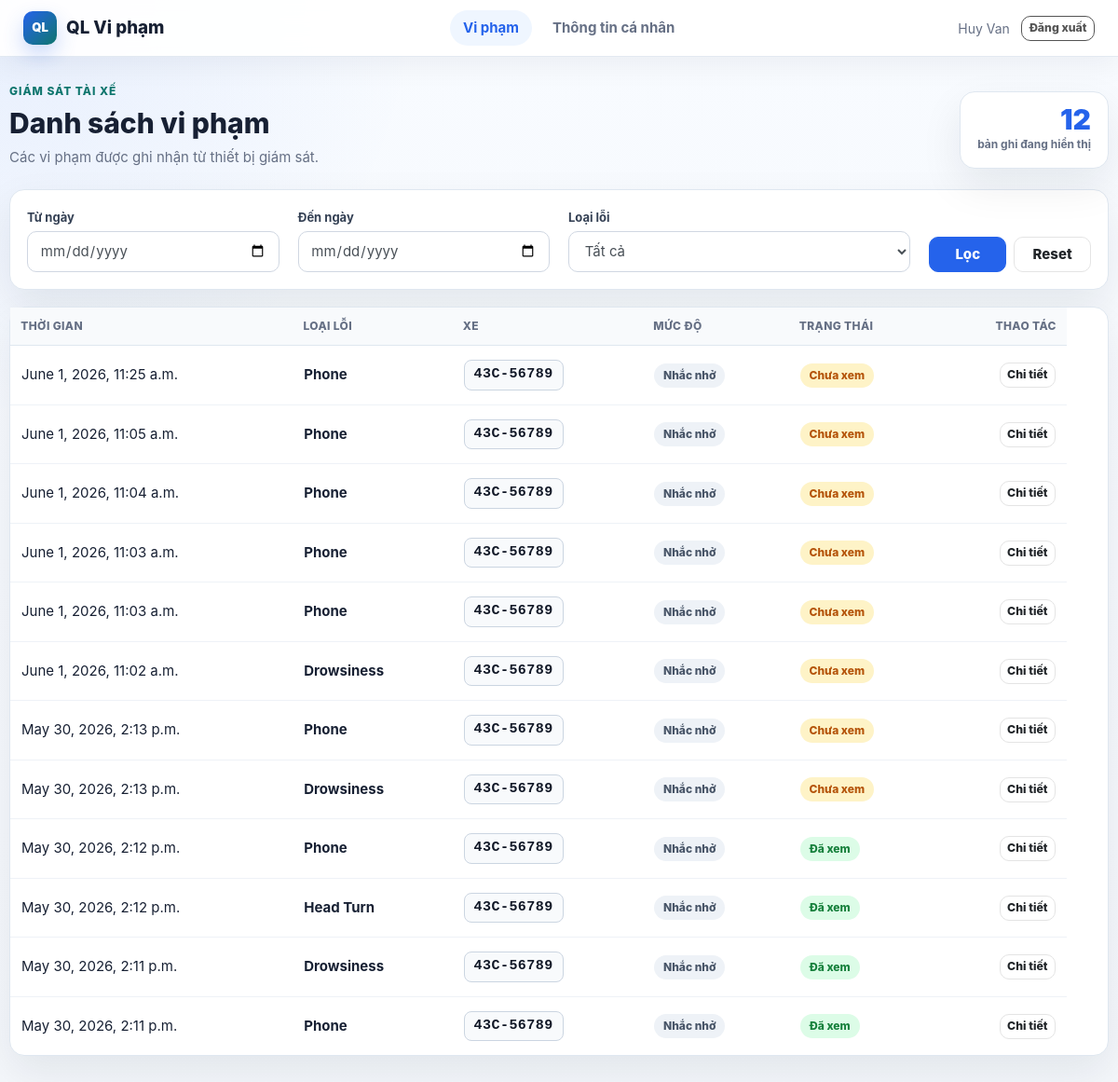
The page /violations/list/ (signed in) on the database its author committed.
### accounts/models.py (models this page shows, shortened)
class Account(AbstractBaseUser):
    first_name = models.CharField(max_length=50)
    last_name = models.CharField(max_length=50)
    username = models.CharField(max_length=50, unique=True)
    email = models.EmailField(max_length=100, unique=True)
    phone_number = models.CharField(max_length=15, blank=True)
    card_uid = models.CharField(max_length=50, unique=True, null=True, blank=True)
    date_joined = models.DateTimeField(auto_now_add=True)
    last_login = models.DateTimeField(auto_now=True)
    is_admin = models.BooleanField(default=False)
    is_staff = models.BooleanField(default=False)
    is_active = models.BooleanField(default=True)
    is_superadmin = models.BooleanField(default=False)
    USERNAME_FIELD = 'email'
    REQUIRED_FIELDS = ['username', 'first_name', 'last_name']
    objects = MyAccountManager()
    def get_full_name(self):
        return f"{self.first_name} {self.last_name}"

### violations/models.py (models this page shows, shortened)
class Violation(models.Model):
    STATUS_CHOICES = [
        ('pending', 'Pending'),
        ('confirmed', 'Confirmed'),
        ('dismissed', 'Dismissed'),
        ('appealed', 'Appealed'),
    ]
    category = models.ForeignKey(Category, on_delete=models.CASCADE)
    reporter = models.ForeignKey(Account, on_delete=models.CASCADE)
    vehicle = models.ForeignKey(Vehicle, on_delete=models.CASCADE)
    title = models.CharField(max_length=200, default="Violation Report")
    description = models.TextField()
    reported_at = models.DateTimeField(auto_now_add=True)
    image = models.ImageField(upload_to='violations/', null=True, blank=True)
    video = models.FileField(upload_to='violations/videos/', null=True, blank=True)
    viewed = models.BooleanField(default=False)
    status = models.CharField(max_length=20, choices=STATUS_CHOICES, default='pending')
    class Meta:
        verbose_name = "Violation"
        verbose_name_plural = "Violations"
        ordering = ['-reported_at']

### categories/models.py (models this page shows, shortened)
class Category(models.Model):
    name = models.CharField(max_length=100)
    description = models.TextField(blank=True, null=True)
    severality_level = models.IntegerField(default=1)
    is_active = models.BooleanField(default=True)
    created_at = models.DateTimeField(auto_now_add=True)
    class Meta:
        verbose_name = "Category"
        verbose_name_plural = "Categories"
        ordering = ['name']

### vehicles/models.py (models this page shows, shortened)
class Vehicle(models.Model):
    license_plate = models.CharField(max_length=20, unique=True)
    model = models.CharField(max_length=100)
    registration_date = models.DateField()

### violations/views.py (the view)
# urls.py: path('list/', views.violation_list, name='violation_list'),
@login_required
def violation_list(request):
    qs = Violation.objects.filter(reporter=request.user).select_related(
        "category", "vehicle", "reporter"
    ).order_by("-reported_at")
    from_date_str = request.GET.get("from_date", "").strip()
    to_date_str = request.GET.get("to_date", "").strip()
    selected_category = request.GET.get("category", "").strip()
    from_date = parse_date(from_date_str) if from_date_str else None
    to_date = parse_date(to_date_str) if to_date_str else None
    if from_date:
        qs = qs.filter(reported_at__date__gte=from_date)
    if to_date:
        qs = qs.filter(reported_at__date__lte=to_date)
    if selected_category:
        qs = qs.filter(category_id=selected_category)
    context = {
        "violations": qs,
        "links": Category.objects.all().order_by("name"),  # danh sách category cho dropdown
        "from_date": from_date_str,
        "to_date": to_date_str,
        "selected_category": selected_category,
    }
    return render(request, "violation_list.html", context)

### categories/context_processors.py (called while the page is built)
def menu_links(request):
    links = Category.objects.all()
    return dict(links=links)

### templates/violation_list.html (shortened to what this page needs)
{% extends "base.html" %}
{% block content %}
<section class="page-heading">
  <div>
    <p class="eyebrow">Giám sát tài xế</p>
    <h1>Danh sách vi phạm</h1>
    <p>Các vi phạm được ghi nhận từ thiết bị giám sát.</p>
  </div>
  <div class="heading-stat">
    <span>{{ violations|length }}</span>
    <small>bản ghi đang hiển thị</small>
  </div>
</section>
<section class="filter-panel">
  <form method="get" class="row align-items-end">
    <div class="col-md-3">
      <label class="form-label">Từ ngày</label>
      <input
        type="date"
        class="form-control"
        name="from_date"
        value="{{ from_date|default:'' }}"
      />
    </div>
    <div class="col-md-3">
      <label class="form-label">Đến ngày</label>
      <input
        type="date"
        class="form-control"
        name="to_date"
        value="{{ to_date|default:'' }}"
      />
    </div>
    <div class="col-md-4">
      <label class="form-label">Loại lỗi</label>
      <select class="form-control" name="category">
        <option value="">Tất cả</option>
      </select>
    </div>
    <div class="col-md-2 filter-actions">
      <button class="btn btn-primary" type="submit">Lọc</button>
      <a class="btn btn-light" href="{% url 'violation_list' %}">Reset</a>
    </div>
  </form>
</section>
<section class="data-card">
  <div class="table-responsive">
    <table class="table app-table mb-0">
      <thead>
        <tr>
          <th>Thời gian</th>
          <th>Loại lỗi</th>
          <th>Xe</th>
          <th>Mức độ</th>
          <th>Trạng thái</th>
          <th class="text-right">Thao tác</th>
        </tr>
      </thead>
      <tbody>
        {% for violation in violations %}
        <tr>
          <td>{{ violation.reported_at }}</td>
          <td class="font-weight-semibold">{{ violation.category.name }}</td>
          <td>
            <span class="plate-chip">{{ violation.vehicle.license_plate }}</span>
          </td>
          <td>
            <span
              class="status-pill {% if violation.category.severality_level == 2 %}danger{% else %}muted{% endif %}"
            >
              {% if violation.category.severality_level == 2 %}Nghiêm trọng{% else %}Nhắc nhở{% endif %}
            </span>
          </td>
          <td>
            {% if violation.viewed %}
            <span class="status-pill success">Đã xem</span>
            {% else %}
            <span class="status-pill warning">Chưa xem</span>
            {% endif %}
          </td>
          <td class="text-right">
            <a
              class="btn btn-light btn-sm"
              href="{% url 'violation_detail' violation.id %}"
            >
              Chi tiết
            </a>
          </td>
        </tr>
        {% endfor %}
      </tbody>
    </table>
  </div>
</section>
{% endblock %}

### templates/base.html (shortened to what this page needs)
{% load static %}
<!doctype html>
<html lang="vi">
  <head>
    <link rel="stylesheet" href="{% static 'css/bootstrap.css' %}" />
    <link rel="stylesheet" href="{% static 'css/ui.css' %}" />
    <link rel="stylesheet" href="{% static 'css/responsive.css' %}" />
  </head>
  <body class="app-shell">
    <nav class="navbar navbar-expand-lg navbar-light app-navbar">
      <div class="container">
        <a class="navbar-brand app-brand" href="{% url 'violation_list' %}">
          <span class="app-brand-mark">QL</span>
          <span>QL Vi phạm</span>
        </a>
        <div class="collapse navbar-collapse" id="mainNavbar">
          <ul class="navbar-nav mr-auto app-nav-links">
            <li
              class="nav-item {% if request.resolver_match.url_name == 'violation_list' %}active{% endif %}"
            >
              <a class="nav-link" href="{% url 'violation_list' %}">Vi phạm</a>
            </li>
            <li
              class="nav-item {% if request.resolver_match.url_name == 'profile' %}active{% endif %}"
            >
              <a class="nav-link" href="{% url 'profile' %}">Thông tin cá nhân</a>
            </li>
          </ul>
          <div class="app-user-area">
            {% if request.user.is_authenticated %}
            <span class="app-user-name">
              {{ request.user.get_full_name|default:request.user.email }}
            </span>
            <a class="btn btn-outline-secondary btn-sm" href="{% url 'logout' %}">
              Đăng xuất
            </a>
            {% else %}
            <a class="btn btn-primary btn-sm" href="{% url 'login' %}">
              Đăng nhập
            </a>
            {% endif %}
          </div>
        </div>
      </div>
    </nav>
    <main class="container app-main">
      {% block content %}{% endblock %}
    </main>
  </body>
</html>

### rows shown on the page
Account: user.get_full_name "Huy Van"
Violation: reported_at "June 1, 2026, 11:25 a.m.", category.name "Phone", vehicle.license_plate "43C-56789", shows "Nhắc nhở", viewed "Chưa xem"
Violation: reported_at "June 1, 2026, 11:05 a.m.", category.name "Phone", vehicle.license_plate "43C-56789", shows "Nhắc nhở", viewed "Chưa xem"
Violation: reported_at "June 1, 2026, 11:04 a.m.", category.name "Phone", vehicle.license_plate "43C-56789", shows "Nhắc nhở", viewed "Chưa xem"
Violation: reported_at "June 1, 2026, 11:03 a.m.", category.name "Phone", vehicle.license_plate "43C-56789", shows "Nhắc nhở", viewed "Chưa xem"
Violation: reported_at "June 1, 2026, 11:03 a.m.", category.name "Phone", vehicle.license_plate "43C-56789", shows "Nhắc nhở", viewed "Chưa xem"
Violation: reported_at "June 1, 2026, 11:02 a.m.", category.name "Drowsiness", vehicle.license_plate "43C-56789", shows "Nhắc nhở", viewed "Chưa xem"
Violation: reported_at "May 30, 2026, 2:13 p.m.", category.name "Phone", vehicle.license_plate "43C-56789", shows "Nhắc nhở", viewed "Chưa xem"
Violation: reported_at "May 30, 2026, 2:13 p.m.", category.name "Drowsiness", vehicle.license_plate "43C-56789", shows "Nhắc nhở", viewed "Chưa xem"
Violation: reported_at "May 30, 2026, 2:12 p.m.", category.name "Phone", vehicle.license_plate "43C-56789", shows "Nhắc nhở", viewed "Đã xem"
Violation: reported_at "May 30, 2026, 2:12 p.m.", category.name "Head Turn", vehicle.license_plate "43C-56789", shows "Nhắc nhở", viewed "Đã xem"
Violation: reported_at "May 30, 2026, 2:11 p.m.", category.name "Drowsiness", vehicle.license_plate "43C-56789", shows "Nhắc nhở", viewed "Đã xem"
Violation: reported_at "May 30, 2026, 2:11 p.m.", category.name "Phone", vehicle.license_plate "43C-56789", shows "Nhắc nhở", viewed "Đã xem"

### other values the page prints
{{ violations|length }} "12"
